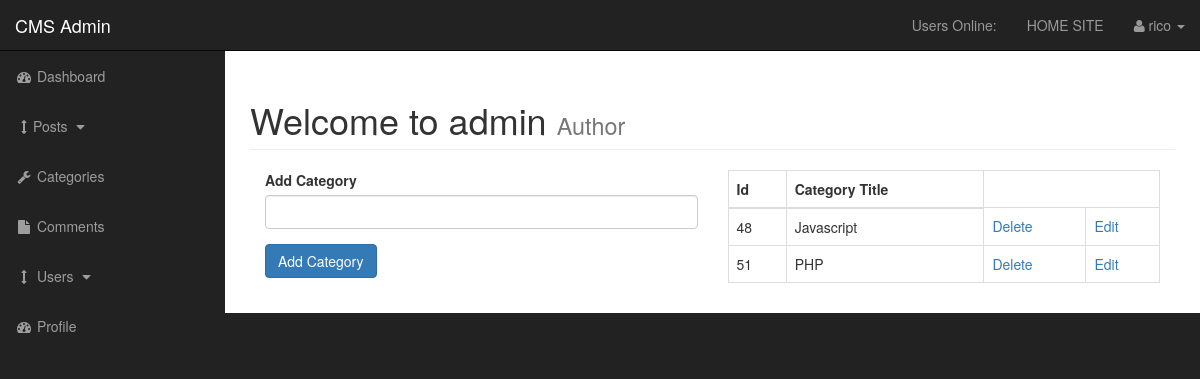
Screenshot of /admin/categories.php (signed in) with the database file from the repository.
### tables this page shows
CREATE TABLE IF NOT EXISTS `categories` (
  `cat_id` int(3) NOT NULL,
  `cat_title` varchar(255) NOT NULL
);

### admin/categories.php (the view, shortened to what this page needs)
<?php include "includes/admin_header.php" ?>
    <div id="wrapper">
        <?php include "includes/admin_navigation.php" ?>
<div id="page-wrapper">
<div class="container-fluid">
    <div class="row">
        <div class="col-lg-12">
            <h1 class="page-header">
                Welcome to admin
                <small>Author</small>
            </h1>
            <div class="col-xs-6">
    <form action="" method="post">
      <div class="form-group">
         <label for="cat-title">Add Category</label>
          <input type="text" class="form-control" name="cat_title">
      </div>
       <div class="form-group">
          <input class="btn btn-primary" type="submit" name="submit" value="Add Category">
      </div>
    </form>
    </div>
            <div class="col-xs-6">
    <table class="table table-bordered table-hover">
        <thead>
            <tr>
                <th>Id</th>
                <th>Category Title</th>
            </tr>
        </thead>
        <tbody>
        <?php
    $query = "SELECT * FROM categories";
    $select_categories = mysqli_query($connection,$query);
    while($row = mysqli_fetch_assoc($select_categories)) {
    $cat_id = $row['cat_id'];
    $cat_title = $row['cat_title'];
    echo "<tr>";
    echo "<td>{$cat_id}</td>";
    echo "<td>{$cat_title}</td>";
   echo "<td><a href='categories.php?delete={$cat_id}'>Delete</a></td>";
   echo "<td><a href='categories.php?edit={$cat_id}'>Edit</a></td>";
    echo "</tr>";
    }
?>
        </tbody>
    </table>
                </div>
            </div>
        </div>
    </div>
</div>
    <?php include "includes/admin_footer.php" ?>

### admin/css/sb-admin.css (style rules this page uses)
body { margin-top: 100px; background-color: #222; }
@media (min-width:768px) { body { margin-top: 50px; } }
#wrapper { padding-left: 0; }
#page-wrapper { width: 100%; padding: 0; background-color: #fff; }
@media (min-width:768px) { #wrapper { padding-left: 225px; } }
@media (min-width:768px) { #page-wrapper { padding: 10px; } }

### rows the page displays
categories: cat_id "48", cat_title "Javascript"
categories: cat_id "51", cat_title "PHP"

### other values shown
$_SESSION['username'] "rico"
